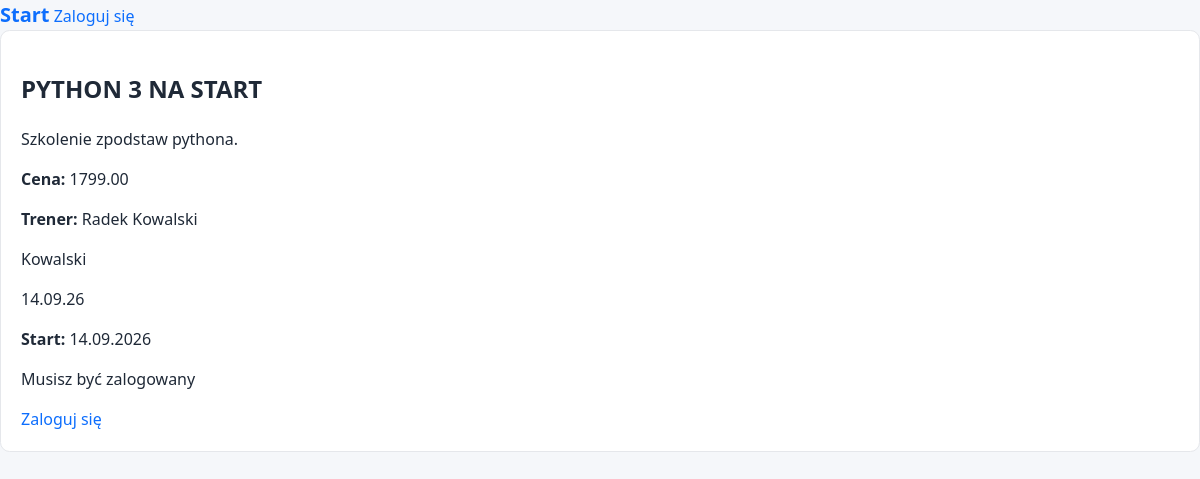
/courses/2/, run on the app's committed database.
### courses/models.py (models this page shows, shortened)
class Course(models.Model):
    title = models.CharField(max_length=200)
    description = models.TextField()
    price = models.DecimalField(max_digits=10, decimal_places=2)
    start_date = models.DateField()
    active = models.BooleanField(default=True)
    max_participiants = models.PositiveIntegerField(default=20)
    trainer = models.ForeignKey(
        Trainer,
        on_delete=models.PROTECT,  # nie mozemy skasowac trenera jesli istnieje przypisany do niego kurs
        related_name="courses"
    )
    class Meta:
        ordering = ['start_date', 'title']

class Trainer(models.Model):
    first_name = models.CharField(max_length=100)
    last_name = models.CharField(max_length=100)
    email = models.EmailField(unique=True)
    bio = models.TextField(blank=True)  # dla pól tekstowych preferujemy blank
    def __str__(self) -> str:
        return f"{self.first_name} {self.last_name}"

### courses/views.py (the view)
# urls.py: path("courses/<int:pk>/", views.course_detail, name="course_detail"),
def course_detail(request, pk):
    course = get_object_or_404(Course, pk=pk)
    return render(
        request,
        "courses/course_detail.html",
        {"course": course}
    )

### templates/courses/course_detail.html (shortened to what this page needs)
{% extends "base.html" %}
{% block content %}
<article class="card">
        <h2>{{ course.title|upper }}</h2>
        <p>{{ course.description|truncatewords:20 }}</p>
        <p><strong>Cena:</strong> {{ course.price }}</p>
        <p><strong>Trener:</strong> {{ course.trainer }}</p>
        <p>{{ course.trainer.last_name }}</p>
        <p>{{ course.start_date|date:"d.m.y" }}</p>
        <p><strong>Start:</strong> {{ course.start_date|date:"d.m.Y" }}</p>
{% if user.is_authenticated %}
        <form method="post" action="{% url 'courses:enroll_in_course' course.pk %}" class="inline">
                {% csrf_token %}
                <button type="submit">Zapisz się</button>
        </form>
{% else %}
        <p>Musisz być zalogowany</p>
        <a href="{% url 'login' %}?next={{ request.path }}">Zaloguj się</a>
{% endif %}
</article>
{% endblock %}

### static/courses/style.css (style rules this page uses)
* { box-sizing: border-box; }
body { font-family: system-ui, sans-serif; margin: 0; line-height: 1.5; background: #f5f7fa; color: #1f2937; }
a { color: #0d6efd; text-decoration: none; font-weight: 500; transition: color 0.2s ease; }
.card { background: white; padding: 1.25rem; border-radius: .6rem; margin-bottom: 1rem; border: 1px solid #e5e7eb; }

### data on the page
Course: title "PYTHON 3 NA START", description "Szkolenie zpodstaw pythona.", price "1799.00", trainer "Radek Kowalski", trainer.last_name "Kowalski", start_date "14.09.26", start_date "14.09.2026"
